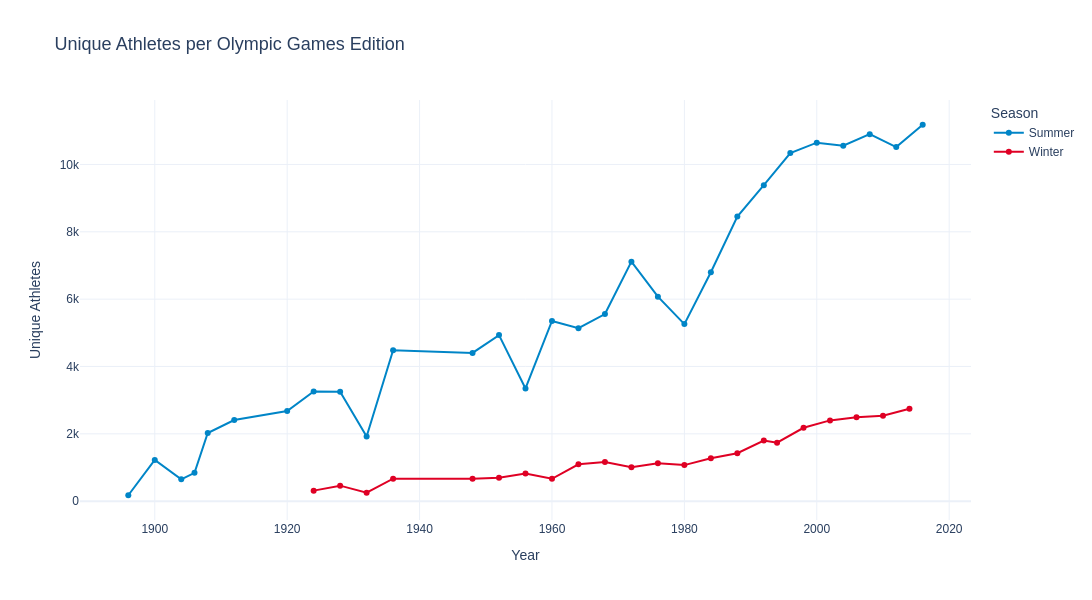

Here is the notebook cell this chart was saved with:
### Code cell
# Athletes per Games edition
athletes_per_games = (
    df.groupby(['Year', 'Season'])['ID']
    .nunique()
    .reset_index()
    .rename(columns={'ID': 'Unique Athletes'})
    .sort_values('Year')
)

fig = px.line(
    athletes_per_games,
    x='Year', y='Unique Athletes',
    color='Season',
    markers=True,
    title='Unique Athletes per Olympic Games Edition',
    color_discrete_map={'Summer': OLY_COLORS['blue'], 'Winter': OLY_COLORS['red']},
    template='plotly_white',
    width=1200, height=600
)
fig.update_layout(font_family='Arial', title_font_size=18)
fig.write_html(OUT_FIGS / 'profiling_line_athletesPerGames.html')
fig.show()
logger.info('Saved athletes per games chart.')

### Figure 1 — Plotly figure (JSON) as saved in the notebook; plotly's stock layout.template omitted (floating-point values rounded to 4 significant figures)
{"data": [{"hovertemplate": "Season=Summer<br>Year=%{x}<br>Unique Athletes=%{y}<extra></extra>", "legendgroup": "Summer", "line": {"color": "#0085C7", "dash": "solid"}, "marker": {"symbol": "circle"}, "mode": "lines+markers", "name": "Summer", "orientation": "v", "showlegend": true, "type": "scatter", "x": [1896, 1900, 1904, 1906, 1908, 1912, 1920, 1924, 1928, 1932, 1936, 1948, 1952, 1956, 1960, 1964, 1968, 1972, 1976, 1980, 1984, 1988, 1992, 1996, 2000, 2004, 2008, 2012, 2016], "xaxis": "x", "y": [176, 1224, 650, 841, 2024, 2409, 2676, 3256, 3247, 1922, 4484, 4402, 4932, 3347, 5352, 5137, 5558, 7114, 6073, 5259, 6798, 8454, 9386, 10339, 10647, 10557, 10899, 10517, 11179], "yaxis": "y"}, {"hovertemplate": "Season=Winter<br>Year=%{x}<br>Unique Athletes=%{y}<extra></extra>", "legendgroup": "Winter", "line": {"color": "#DF0024", "dash": "solid"}, "marker": {"symbol": "circle"}, "mode": "lines+markers", "name": "Winter", "orientation": "v", "showlegend": true, "type": "scatter", "x": [1924, 1928, 1932, 1936, 1948, 1952, 1956, 1960, 1964, 1968, 1972, 1976, 1980, 1984, 1988, 1992, 1994, 1998, 2002, 2006, 2010, 2014], "xaxis": "x", "y": [313, 461, 252, 668, 668, 694, 821, 665, 1094, 1160, 1008, 1128, 1071, 1273, 1425, 1801, 1738, 2179, 2399, 2494, 2536, 2745], "yaxis": "y"}], "layout": {"font": {"family": "Arial"}, "height": 600, "legend": {"title": {"text": "Season"}, "tracegroupgap": 0}, "title": {"font": {"size": 18}, "text": "Unique Athletes per Olympic Games Edition"}, "width": 1200, "xaxis": {"anchor": "y", "domain": [0.0, 1.0], "title": {"text": "Year"}}, "yaxis": {"anchor": "x", "domain": [0.0, 1.0], "title": {"text": "Unique Athletes"}}}}
